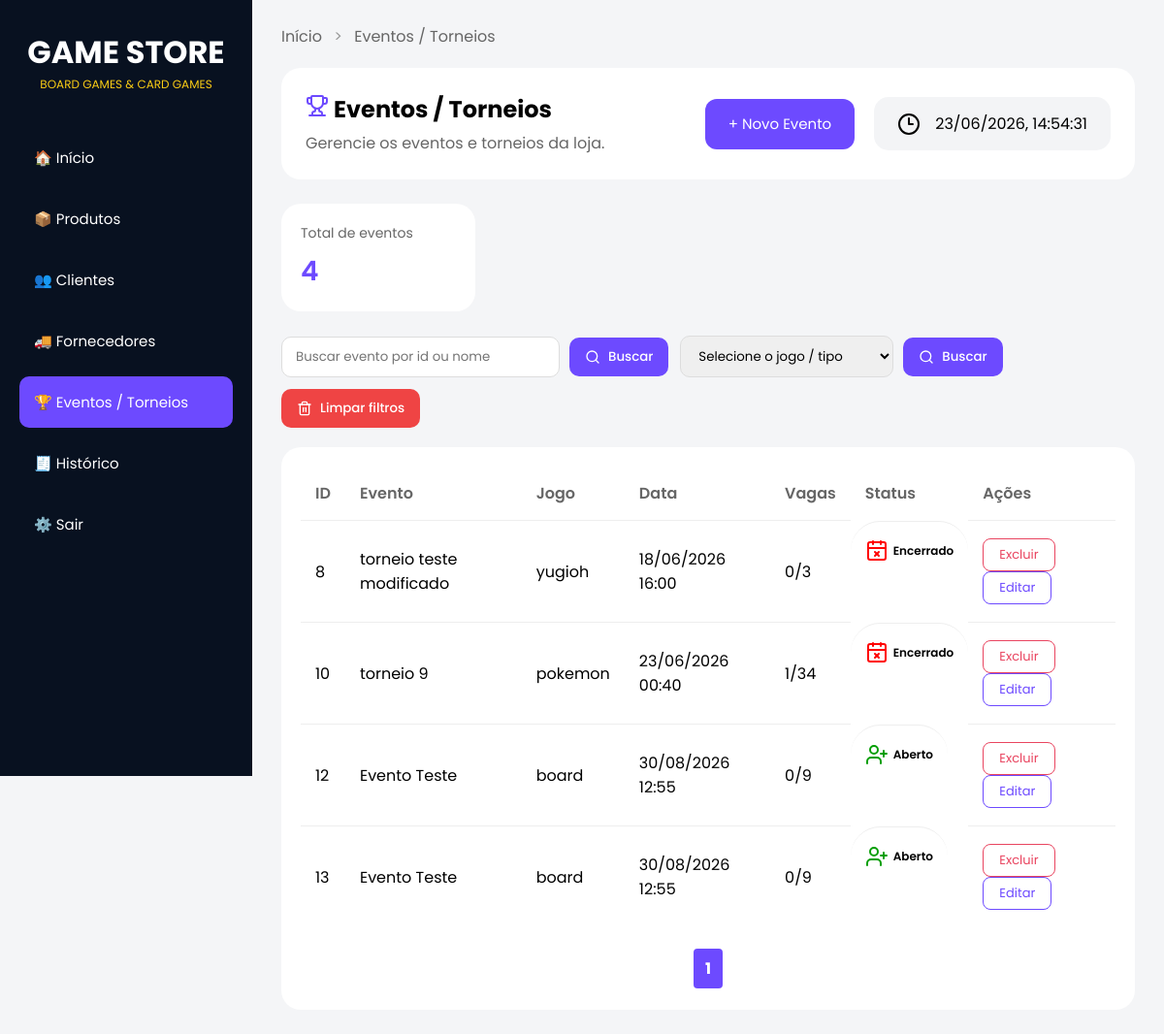
Screenshot of /eventos (signed in) with the database file from the repository.
### tables this page shows
CREATE TABLE eventos (
            id INTEGER PRIMARY KEY AUTOINCREMENT,
            nome TEXT NOT NULL,
            jogo TEXT NOT NULL,
            data TEXT NOT NULL,
            vagas INTEGER NOT NULL
        );

### routes.py (the view)
@app.route("/eventos")
@login_required
def eventos():
    criar_tabela_eventos()
    eventos = carregar_eventos()
    dados = paginar(eventos, 5)
    return render_template(
        "eventos.html",
        eventos=dados["itens"],
        pagina=dados["pagina"],
        total_paginas=dados["total_paginas"],
        total_eventos=len(eventos),
        modo="criar",
        em_busca=False
    )

### database.py (called while the page is built)
def conectar():
    return sqlite3.connect(CAMINHO_BANCO)

### modules/eventos.py (called while the page is built)
def adicionar_status_eventos(lista):
    eventos_com_status = []
    for evento in lista:
        vagas = vagas_disponiveis(evento[0])
        status = obter_status_evento(
            evento[3],
            vagas
        )
        vagasOcupadas = evento[4] - vagas
        evento = list(evento)
        evento[3] = formatar_data(evento[3])
        evento.append(vagasOcupadas)
        evento.append(status)
        eventos_com_status.append(evento)
    return eventos_com_status

def carregar_eventos():
    lista = listar_eventos()
    return adicionar_status_eventos(lista)

def criar_tabela_eventos():
    conn = conectar()
    cursor = conn.cursor()
    cursor.execute("""
        CREATE TABLE IF NOT EXISTS eventos (
            id INTEGER PRIMARY KEY AUTOINCREMENT,
            nome TEXT NOT NULL,
            jogo TEXT NOT NULL,
            data TEXT NOT NULL,
            vagas INTEGER NOT NULL
        )
    """)
    conn.commit()
    conn.close()

def listar_eventos():
    conn = conectar()
    cursor = conn.cursor()
    cursor.execute("SELECT * FROM eventos") # seleciona tudo da tabela eventos
    eventos = cursor.fetchall()
    conn.close()
    return eventos # retorna tudo q selecionamos com o fetchall

def obter_status_evento(data_evento, vagas_disponiveis):
    data_evento = datetime.strptime( data_evento, "%Y-%m-%dT%H:%M" ) #tranforma de: "2026-06-13T18:00" para:  (2026, 6, 13, 18, 0)
    agora = datetime.now() #hora de agr no msm formato de cima
    if data_evento < agora:
        return "Encerrado"
    elif vagas_disponiveis <= 0:
        return "Lotado"
    else:
        return "Aberto"

### modules/inscricoes.py (called while the page is built)
def contar_inscricoes(id_evento): #Verifica para editar evento
    conn = conectar()
    cursor = conn.cursor()
    cursor.execute("""
        SELECT COUNT(*)
        FROM inscricoes
        WHERE  id_evento = ?""", (id_evento,))
    quantidade = cursor.fetchone()[0]
    conn.commit()
    conn.close()
    return quantidade

def buscar_vagas_evento(id_evento): # Para o load
    conn = conectar()
    cursor = conn.cursor()
    cursor.execute("""
        SELECT vagas
        FROM eventos
        WHERE  id = ?""", (id_evento,))
    vagas = cursor.fetchone()[0]
    conn.commit()
    conn.close()
    return vagas

def vagas_disponiveis(id_evento): #multiuso
    vagas_totais = buscar_vagas_evento(id_evento)
    inscritos = contar_inscricoes(id_evento)
    vagas_disponiveis = vagas_totais - inscritos
    return vagas_disponiveis

### templates/eventos.html (shortened to what this page needs)
<!doctype html>
<html lang="pt-BR">
<head>
  <link rel="stylesheet" href="{{ url_for('static', filename='eventos.css') }}" />
</head>
<body>
  <div class="sidebar">
    <div class="logo">
      <h1>GAME STORE</h1>
      <p>BOARD GAMES & CARD GAMES</p>
    </div>
    <div class="menu">
      <a href="/">🏠 Início</a>
      <a href="/produtos">📦 Produtos</a>
      <a href="/clientes">👥 Clientes</a>
      <a href="/fornecedores">🚚 Fornecedores</a>
      <a href="/eventos" class="active">🏆 Eventos / Torneios</a>
      <a href="/historico">🧾 Histórico</a>
      <a href="/logout">⚙️ Sair</a>
    </div>
  </div>
  <main class="main">
    <div class="breadcrumb">
      <a href="/">Início</a>
      <span>></span>
      <a href="/eventos">Eventos / Torneios</a>
    </div>
    <section class="topo">
      <div class="titulo-subt">
        <h1><i data-lucide="trophy" class="lucide-trophy"></i> Eventos / Torneios</h1>
        <p>Gerencie os eventos e torneios da loja.</p>
      </div>
      <div class="botoes-titulo">
        <button class="new-event" onclick="toggleFormulario()">+ Novo Evento</button>
      </div>
      <div class="data">
        <i data-lucide="clock-3"></i>
        <time id="data-hora" class="data-textos"></time>
      </div>
    </section>
    <div class="card-resumo">
      <div class="resumo-item">
        <span class="resumo-label">Total de eventos</span>
        <strong class="resumo-valor">{{ total_eventos }}</strong>
      </div>
    </div>
    <div class="filtros">
      <form action="/eventos/busca" method="POST" class="form-busca">
        <input type="text" name="busca" placeholder="Buscar evento por id ou nome" required>
        <button type="submit" class="btn-filter"><i data-lucide="search" class="lucide-btn"></i> Buscar</button>
      </form>
      <form action="/eventos/busca-tipo" method="POST" class="form-busca">
        <select name="tipo" class="tipos-select" required>
          <option value="" disabled selected>Selecione o jogo / tipo</option>
        </select>
        <button type="submit" class="btn-filter"><i data-lucide="search" class="lucide-btn"></i> Buscar</button>
      </form>
      <form class="form-nofiltros" action="/eventos">
        <button type="submit" class="btn-clear"><i data-lucide="trash-2" class="lucide-btn"></i> Limpar filtros</button>
      </form>
    </div>
    <div class="card-tabela">
      <table class="tabela-eventos">
        <thead>
          <tr>
            <th>ID</th>
            <th>Evento</th>
            <th>Jogo</th>
            <th>Data</th>
            <th>Vagas</th>
            <th>Status</th>
            <th>Ações</th>
          </tr>
        </thead>
        <tbody>
          {% if eventos %}
          {% for evento in eventos %}
          <tr>
            <td>{{ evento[0] }}</td>
            <td>{{ evento[1] }}</td>
            <td>{{ evento[2] }}</td>
            <td>{{ evento[3] }}</td>
            <td>{{ evento[5] }}/{{ evento[4] }}</td>
            {% if evento[6] == "Encerrado" %}
            <td class="status"><i data-lucide="calendar-x" class="lucide-status" id="calendar-x"></i> {{ evento[6] }}
            </td>
            {% elif evento[6] == "Lotado" %}
            <td class="status"><i data-lucide="user-round-x" class="lucide-status" id="user-round-x"></i> {{ evento[6]
              }}</td>
            {% else %}
            <td class="status"><i data-lucide="user-plus" class="lucide-status" id="user-plus"></i> {{ evento[6] }}</td>
            {% endif %}
            <td>
              <form action="/eventos/excluir/{{ evento[0] }}" method="POST" style="display:inline;">
                <button type="submit" class="btn-excluir">Excluir</button>
              </form>
              <form action="/eventos/editar/{{ evento[0] }}" method="GET" style="display:inline;">
                <button type="submit" class="btn-editar">Editar</button>
              </form>
            </td>
          </tr>
          {% endfor %}
          {% else %}
          <tr>
            <td colspan="8">Nenhum evento encontrado</td>
          </tr>
          {% endif %}
        </tbody>
      </table>
      {% if not em_busca %}
      <div class="paginacao">
        {% for p in range(1, total_paginas + 1) %}
        <a href="?pagina={{ p }}" {% if p==pagina %}class="ativo" {% endif %}>
          {{ p }}
        </a>
        {% endfor %}
      </div>
      {% endif %}
    </div>
  </main>
</body>
</html>

### static/eventos.css (style rules this page uses)
* { margin: 0; padding: 0; box-sizing: border-box; font-family: "Poppins", sans-serif; }
body { background: #f4f5f7; display: flex; }
.sidebar { width: 260px; height: 100vh; background: #081120; color: white; padding: 30px 20px; position: fixed; }
.logo { text-align: center; margin-bottom: 40px; }
.logo h1 { font-size: 32px; }
.logo p { color: #facc15; font-size: 12px; }
.menu { display: flex; flex-direction: column; gap: 10px; }
.menu a { text-decoration: none; color: white; padding: 15px; border-radius: 10px; transition: 0.3s; font-size: 15px; }
.menu a:hover, .menu a.active { background: #6d4aff; }
.main { margin-left: 260px; width: calc(100% - 260px); padding: 25px 30px; }
.breadcrumb { margin-bottom: 20px; }
.breadcrumb a { text-decoration: none; color: #666; }
.breadcrumb span { margin: 0 8px; color: #999; }
.topo { display: flex; align-items: center; gap: 20px; background: white; padding: 25px; border-radius: 20px; margin-bottom: 25px; }
.titulo-subt { flex: 1; }
.titulo-subt h1 { margin-bottom: 5px; }
.titulo-subt p { color: #666; }
.lucide-trophy { color: #6d4aff; }
.botoes-titulo { display: flex; gap: 10px; }
.new-event { height: 52px; padding: 0 24px; border: none; border-radius: 12px; font-size: 15px; cursor: pointer; transition: 0.3s; background: #6d4aff; color: white; font-family: "Poppins", sans-serif; }
.data { display: flex; align-items: center; gap: 15px; background: #f3f4f6; padding: 15px 24px; border-radius: 15px; }
.card-resumo { display: flex; gap: 16px; margin-bottom: 25px; }
.resumo-item { background: white; border-radius: 20px; padding: 20px; min-width: 200px; }
.resumo-label { font-size: 14px; color: #666; display: block; margin-bottom: 8px; }
.resumo-valor { font-size: 28px; color: #6d4aff; font-weight: 600; }
.filtros { display: flex; flex-wrap: wrap; gap: 12px; margin-bottom: 20px; align-items: center; }
.form-busca, .form-nofiltros { display: flex; gap: 10px; align-items: center; }
.form-busca input, .tipos-select { padding: 10px 14px; border: 1px solid #ddd; border-radius: 10px; min-width: 220px; font-family: "Poppins", sans-serif; }
.btn-filter, .btn-clear { border: none; border-radius: 10px; padding: 10px 16px; cursor: pointer; font-weight: 500; transition: 0.3s; font-family: "Poppins", sans-serif; display: flex; align-items: center; gap: 8px; }
.btn-filter { background: #6d4aff; color: white; }
.btn-clear { background: #ef4444; color: white; }
.lucide-btn { width: 16px; height: 16px; }
.card-tabela { background: white; border-radius: 20px; padding: 20px; overflow-x: auto; }
.tabela-eventos { width: 100%; border-collapse: collapse; min-width: 800px; }
.tabela-eventos th { text-align: left; color: #666; font-weight: 600; padding: 15px; }
.tabela-eventos td { padding: 18px 15px; border-top: 1px solid #eee; }
.status { display: inline-flex; align-items: center; justify-content: center; min-width: 90px; padding: 6px 12px; border-radius: 999px; font-size: 12px; font-weight: 600; }
.lucide-status { margin-right: 5px; }
#user-plus { color: rgb(4, 158, 4); }
#calendar-x { color: red; }
.btn-editar { background: none; border: 1px solid #6d4aff; color: #6d4aff; padding: 6px 16px; border-radius: 8px; font-size: 13px; cursor: pointer; font-family: "Poppins", sans-serif; transition: 0.3s; margin-right: 6px; }
.btn-excluir { background: none; border: 1px solid #e94560; color: #e94560; padding: 6px 16px; border-radius: 8px; font-size: 13px; cursor: pointer; font-family: "Poppins", sans-serif; transition: 0.3s; }
.paginacao { display: flex; justify-content: center; gap: 8px; margin-top: 20px; }
.paginacao a { text-decoration: none; padding: 8px 12px; border-radius: 6px; background: #6d4aff; color: white; }
.paginacao a.ativo { font-weight: bold; border: 2px solid white; }

### rows the page displays
eventos: id "8", nome "torneio teste modificado", jogo "yugioh", data "18/06/2026 16:00", evento "0", vagas "3", evento "Encerrado"
eventos: id "10", nome "torneio 9", jogo "pokemon", data "23/06/2026 00:40", evento "1", vagas "34", evento "Encerrado"
eventos: id "12", nome "Evento Teste", jogo "board", data "30/08/2026 12:55", evento "0", vagas "9", evento "Aberto"
eventos: id "13", nome "Evento Teste", jogo "board", data "30/08/2026 12:55", evento "0", vagas "9", evento "Aberto"

### other values shown
{{ total_eventos }} "4"
{{ p }} "1"
